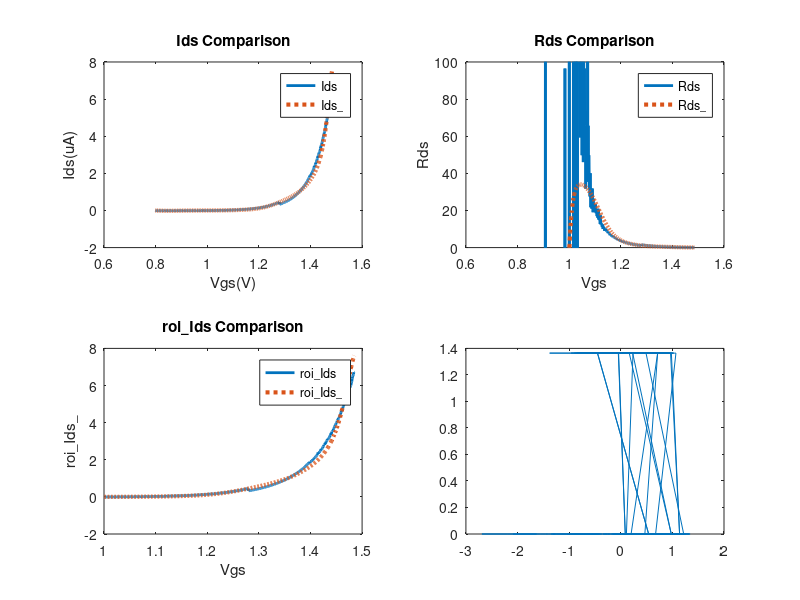

Reproduce this figure in MATLAB.
clear all
close all

% Moving average function
windowSize = 5; % You can change the window size
movingAvg = @(data, windowSize) filter(ones(1, windowSize) / windowSize, 1, data);

Ids = load("Ids.mat").Ids;
Ids=[Ids(1:597);0.85/1.18835*Ids(598:end);];

% Ids = movingAvg(Ids, 10);
DAC_value = load("DAC_value.mat").DAC_value;
Vgs = load("Vgs.mat").Vgs;
% Vin = load("Vin.mat").Vin;
Vin = 0.5;
Rds = Vin ./ Ids;

alpha=0.001;
temp = Ids(1)+alpha;
shift_Ids = Ids + temp;

ln_shift_Ids = log(shift_Ids);
n_Ids = length(shift_Ids);

% 
v = Vgs;
X = [v.*v.*v.*v.*v.*v, v.*v.*v.*v.*v, v.*v.*v.*v, v.*v.*v, v.*v, v, ones(n_Ids, 1)];
coef = (X'*X)^-1*X'*ln_shift_Ids;

ln_shift_Ids_ = X * coef;
% figure()
% plot(Vgs,ln_shift_Ids);
% hold on;
% plot(Vgs,ln_shift_Ids_);

shift_Ids_ = exp(ln_shift_Ids_);
Ids_ = shift_Ids_ - temp;
Rds_ = Vin ./ Ids_;

% error=log10(abs(Ids-Ids_)./Ids);
% error = movingAvg(error, 200);
% temp_idx=1:length(Ids)-1;
% error_th=-1;
% error_idx=temp_idx(diff(sign(error-error_th))==-2);
% 
% 
% % 
% v = Vgs(1:error_idx);
% y=ln_shift_Ids(1:error_idx);
% 
% X = [v.*v.*v.*v.*v.*v, v.*v.*v.*v.*v, v.*v.*v.*v, v.*v.*v, v.*v, v, ones(length(v), 1)];
% coef = (X'*X)^-1*X'*y;
% est_y= X * coef;
% 
% ln_shift_Ids_(1:error_idx)=est_y;
% 
% % 
% v = Vgs(error_idx+1:end);
% y=ln_shift_Ids(error_idx+1:end);
% 
% X = [v.*v.*v.*v.*v.*v, v.*v.*v.*v.*v, v.*v.*v.*v, v.*v.*v, v.*v, v, ones(length(v), 1)];
% coef = (X'*X)^-1*X'*y;
% est_y= X * coef;
% 
% ln_shift_Ids_(error_idx+1:end)=est_y;
% 
% 
% shift_Ids_ = exp(ln_shift_Ids_);
% Ids_ = shift_Ids_ - temp;
% Rds_ = Vin ./ Ids_;

%%
Vth = 1;
roi_Vin = 0.5;
roi = Vgs>Vth & Ids_ < 10;
roi_Vgs = Vgs(roi);
roi_DAC_value = DAC_value(roi);
roi_Ids = Ids(roi);
roi_Ids_ = Ids_(roi);
roi_Rds = Rds(roi);
roi_Rds_ = roi_Vin ./ roi_Ids_;

start_DAC_value = roi_DAC_value(1);
end_DAC_value = roi_DAC_value(end);

% for plot
figure();
subplot(2, 2, 1);
plot(Vgs,Ids, 'LineWidth', 2, 'LineStyle', '-');
hold on;
plot(Vgs,Ids_, 'LineWidth', 3, 'LineStyle', ':');
hold off;
title('Ids Comparison');
xlabel('Vgs(V)');
ylabel('Ids(uA)');
legend('Ids', 'Ids\_');

subplot(2, 2, 2);
plot(Vgs,Rds, 'LineWidth', 2, 'LineStyle', '-');
hold on;
plot(Vgs,Rds_, 'LineWidth', 3, 'LineStyle', ':');
hold off;
ylim([0, 100])
% ylim([min(Rds_), max(Rds_)])
title('Rds Comparison');
xlabel('Vgs');
ylabel('Rds');
legend('Rds', 'Rds\_');

subplot(2, 2, 3);
plot(roi_Vgs,roi_Ids, 'LineWidth', 2, 'LineStyle', '-');
hold on;
plot(roi_Vgs,roi_Ids_, 'LineWidth', 3, 'LineStyle', ':');
title('roi\_Ids Comparison');
xlabel('Vgs');
ylabel('roi\_Ids\_');
legend('roi\_Ids', 'roi\_Ids\_');

subplot(2, 2, 4);
plot(roi_Vgs,roi_Rds, 'LineWidth', 2, 'LineStyle', '-');
hold on;
plot(roi_Vgs,roi_Rds_, 'LineWidth', 3, 'LineStyle', ':');
title('roi\_Rds Comparison');
xlabel('Vgs');
ylabel('roi\_Rds\_');
legend('roi\_Rds', 'roi\_Rds\_');
ylim([0, 100])

hold off
error=log10(abs(Ids-Ids_)./Ids);
plot(error)

% ylim([min(roi_Rds), max(roi_Rds)])
% figure()
% plot(Vgs(roi),Ids(roi), 'LineWidth', 2, 'LineStyle', '-');
% hold on;
% plot(Vgs(roi),Ids_(roi), 'LineWidth', 3, 'LineStyle', '--');
% hold off;
% title('Ids Comparison');
% xlabel('Vgs(V)');
% ylabel('Ids(uA)');
% legend('Ids', 'Ids\_');
% 
% figure()
% plot(Vgs(roi),Rds(roi), 'LineWidth', 2, 'LineStyle', '-');
% hold on;
% plot(Vgs(roi),Rds_(roi), 'LineWidth', 3, 'LineStyle', '--');
% hold off;
% % ylim([min(Rds_), max(Rds_)])
% title('Rds Comparison');
% xlabel('Vgs');
% ylabel('Rds');
% legend('Rds', 'Rds\_');